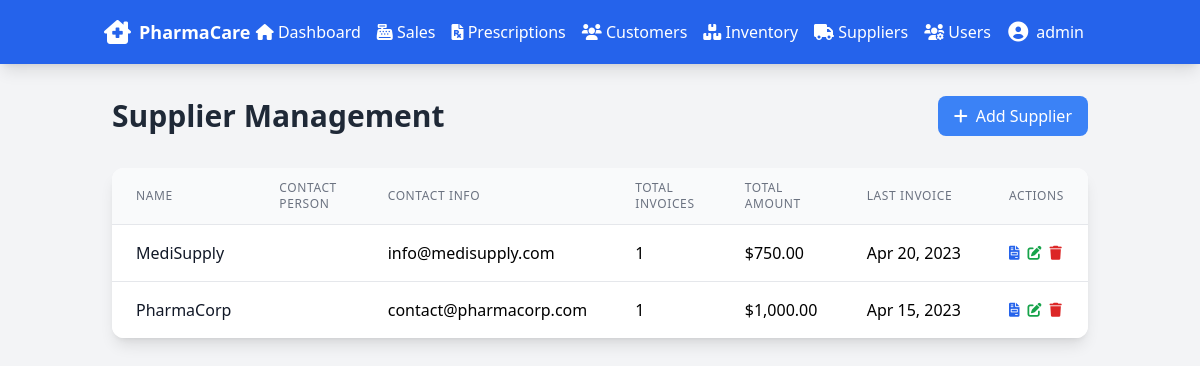
Screenshot of /suppliers/suppliers.php (signed in) with the database file from the repository.
### tables this page shows
CREATE TABLE SUPPLIER (
    supplier_id INT PRIMARY KEY AUTO_INCREMENT,
    name VARCHAR(100) NOT NULL,
    contact_info VARCHAR(200),
    payment_terms VARCHAR(100)
);

### suppliers/suppliers.php (the view, shortened to what this page needs)
<?php
require_once '../includes/db_connect.php';
include_once '../includes/header.php';
$query = "
    SELECT
        s.*,
        COUNT(DISTINCT i.invoice_id) as total_invoices,
        SUM(i.total_amount) as total_amount,
        MAX(i.invoice_date) as last_invoice_date
    FROM SUPPLIER s
    LEFT JOIN INVOICE i ON s.supplier_id = i.supplier_id
    GROUP BY s.supplier_id
    ORDER BY s.name
";
$suppliers = $pdo->query($query)->fetchAll();
?>
<div class="container mx-auto px-6 py-8">
    <div class="flex justify-between items-center mb-8">
        <h1 class="text-3xl font-bold text-gray-800">Supplier Management</h1>
        <button onclick="openAddModal()"
                class="bg-blue-500 hover:bg-blue-600 text-white px-4 py-2 rounded-lg transition duration-200">
            <i class="fas fa-plus mr-2"></i>Add Supplier
        </button>
    </div>
    <div class="bg-white rounded-xl shadow-lg overflow-hidden">
        <div class="overflow-x-auto">
            <table class="min-w-full divide-y divide-gray-200">
                <thead class="bg-gray-50">
                    <tr>
                        <th class="px-6 py-3 text-left text-xs font-medium text-gray-500 uppercase tracking-wider">Name</th>
                        <th class="px-6 py-3 text-left text-xs font-medium text-gray-500 uppercase tracking-wider">Contact Person</th>
                        <th class="px-6 py-3 text-left text-xs font-medium text-gray-500 uppercase tracking-wider">Contact Info</th>
                        <th class="px-6 py-3 text-left text-xs font-medium text-gray-500 uppercase tracking-wider">Total Invoices</th>
                        <th class="px-6 py-3 text-left text-xs font-medium text-gray-500 uppercase tracking-wider">Total Amount</th>
                        <th class="px-6 py-3 text-left text-xs font-medium text-gray-500 uppercase tracking-wider">Last Invoice</th>
                        <th class="px-6 py-3 text-left text-xs font-medium text-gray-500 uppercase tracking-wider">Actions</th>
                    </tr>
                </thead>
                <tbody class="bg-white divide-y divide-gray-200">
                    <?php foreach ($suppliers as $supplier): ?>
                    <tr class="hover:bg-gray-50">
                        <td class="px-6 py-4 whitespace-nowrap">
                            <div class="font-medium text-gray-900"><?php echo htmlspecialchars($supplier['name']); ?></div>
                        </td>
                        <td class="px-6 py-4 whitespace-nowrap"><?php echo htmlspecialchars($supplier['contact_person']); ?></td>
                        <td class="px-6 py-4 whitespace-nowrap"><?php echo htmlspecialchars($supplier['contact_info']); ?></td>
                        <td class="px-6 py-4 whitespace-nowrap"><?php echo number_format($supplier['total_invoices']); ?></td>
                        <td class="px-6 py-4 whitespace-nowrap">$<?php echo number_format($supplier['total_amount'], 2); ?></td>
                        <td class="px-6 py-4 whitespace-nowrap">
                            <?php echo $supplier['last_invoice_date'] ? date('M d, Y', strtotime($supplier['last_invoice_date'])) : 'N/A'; ?>
                        </td>
                        <td class="px-6 py-4 whitespace-nowrap text-sm">
                            <div class="flex space-x-2">
                                <button onclick="viewInvoices(<?php echo $supplier['supplier_id']; ?>)"
                                        class="text-blue-600 hover:text-blue-900">
                                    <i class="fas fa-file-invoice"></i>
                                </button>
                                <button onclick="editSupplier(<?php echo $supplier['supplier_id']; ?>)"
                                        class="text-green-600 hover:text-green-900">
                                    <i class="fas fa-edit"></i>
                                </button>
                                <form method="POST" class="inline" onsubmit="return confirm('Are you sure you want to delete this supplier?');">
                                    <button type="submit" name="delete_supplier" class="text-red-600 hover:text-red-900">
                                        <i class="fas fa-trash"></i>
                                    </button>
                                </form>
                            </div>
                        </td>
                    </tr>
                    <?php endforeach; ?>
                </tbody>
            </table>
        </div>
    </div>
</div>

### rows the page displays
supplier: name "MediSupply", contact_info "info@medisupply.com", total_invoices "1", total_amount "750.00", last_invoice_date "Apr 20, 2023"
supplier: name "PharmaCorp", contact_info "contact@pharmacorp.com", total_invoices "1", total_amount "1,000.00", last_invoice_date "Apr 15, 2023"

### other values shown
$_SESSION['username'] "admin"
